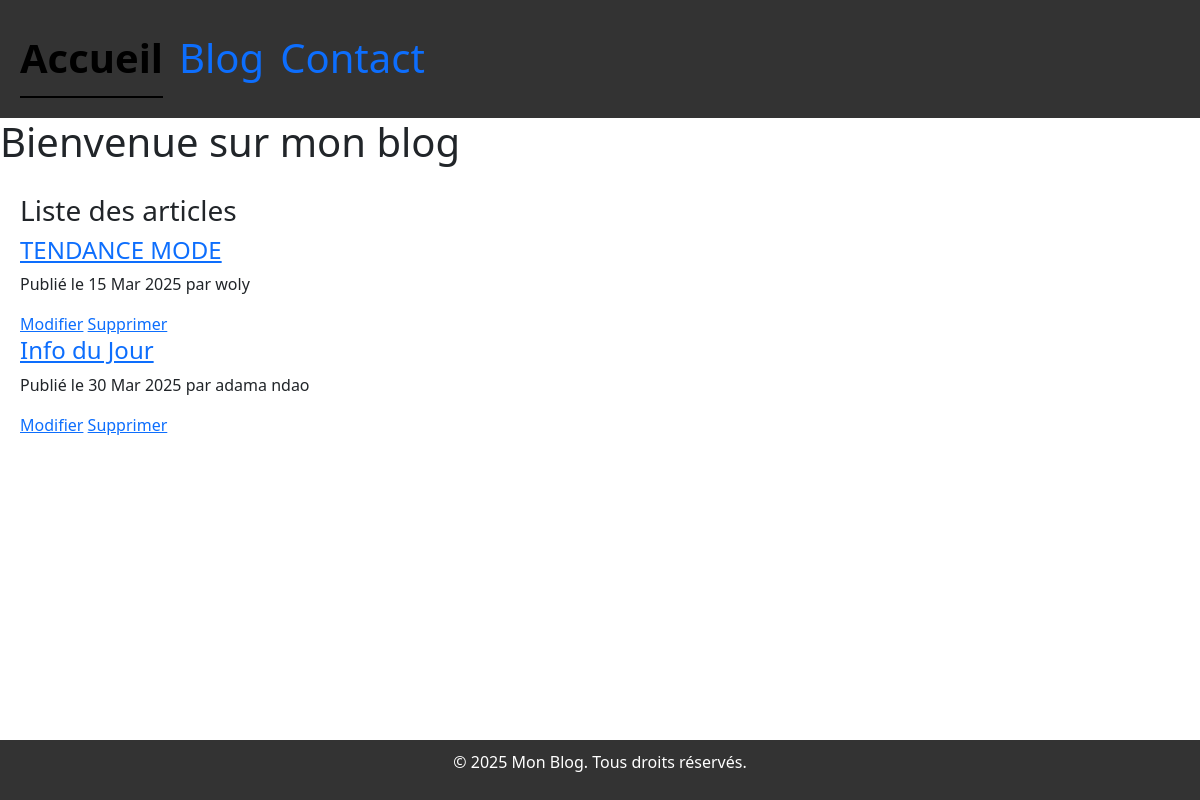
Before: / with the older database file.
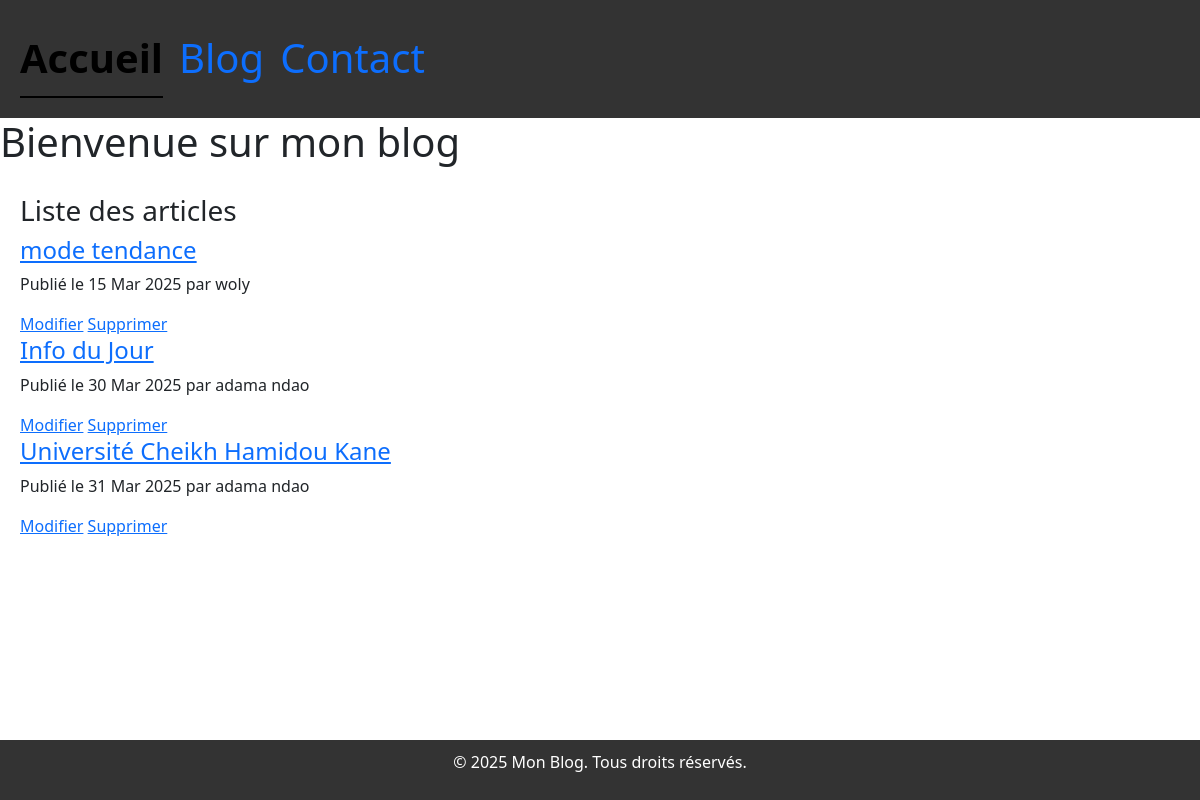
After: the same page with the newer database file.
### blog/models.py (models this page shows, shortened)
class Article(models.Model):
    titre = models.CharField(max_length=200)
    contenu = models.TextField()
    date_publication = models.DateTimeField(auto_now_add=True)
    auteur = models.CharField(max_length=100)
    image = models.ImageField(upload_to="articles_images/", blank=True, null=True)

### blog/views.py (the view)
# urls.py: path("", ArticleListView.as_view(), name="article_list"),
class ArticleListView(ListView):
    model = Article
    template_name = "blog/article_list.html"
    context_object_name = "articles"

### blog/templates/blog/article_list.html
{% extends "blog/base.html" %}
{% block content %}
  <h3>Liste des articles</h3>
  {% for article in articles %}
    <div>
      <h4><a href="{% url 'article_detail' article.pk %}">{{ article.titre }}</a></h4>
      <p>Publié le {{ article.date_publication|date:"d M Y" }} par {{ article.auteur }}</p>
      <a href="{% url 'article_edit' article.pk %}">Modifier</a>
      <a href="{% url 'article_delete' article.pk %}">Supprimer</a>
    </div>
  {% endfor %}
{% endblock %}

### blog/templates/blog/base.html (shortened to what this page needs)
<!DOCTYPE html>
<html lang="fr">
<head>
    <link href="https://cdn.jsdelivr.net/npm/bootstrap@5.3.3/dist/css/bootstrap.min.css" rel="stylesheet">
    {% load static %}
    <link rel="stylesheet" href="{% static 'css/style.css' %}">
</head>
<body>
    <header>
        <ul class="nav nav-underline">
            <li class="nav-item">
                <a class="nav-link active" aria-current="page" href="{% url 'article_list' %}">Accueil</a>
            </li>
            <li class="nav-item">
                <a class="nav-link" href="#">Blog</a>
            </li>
            <li class="nav-item">
                <a class="nav-link" href="">Contact</a>
            </li>
        </ul>
    </header>
     <h1>Bienvenue sur mon blog</h1>
    <main>
        {% block content %}{% endblock %}
    </main>
    <footer>
        <p>&copy; 2025 Mon Blog. Tous droits réservés.</p>
    </footer>
</body>
</html>

### blog/static/css/style.css (style rules this page uses)
* { padding : 0px ; margin : 0px; }
body { background-image: url('/static/images/blog.jpg'); background-size: cover; background-repeat: no-repeat; background-position: center; }
header { background-color: #333; color: white; padding: 20px; text-align: center; }
header .nav-link { font-size: 2.5em; margin: 0; }
main { padding: 20px; }
footer { background-color: #333; color: white; text-align: center; padding: 10px; position: fixed; width: 100%; bottom: 0; }

Changed rows visible on the page:
changed Article "woly": titre "TENDANCE MODE" → "mode tendance"
added Article: titre "Université Cheikh Hamidou Kane", date_publication "31 Mar 2025", auteur "adama ndao"
